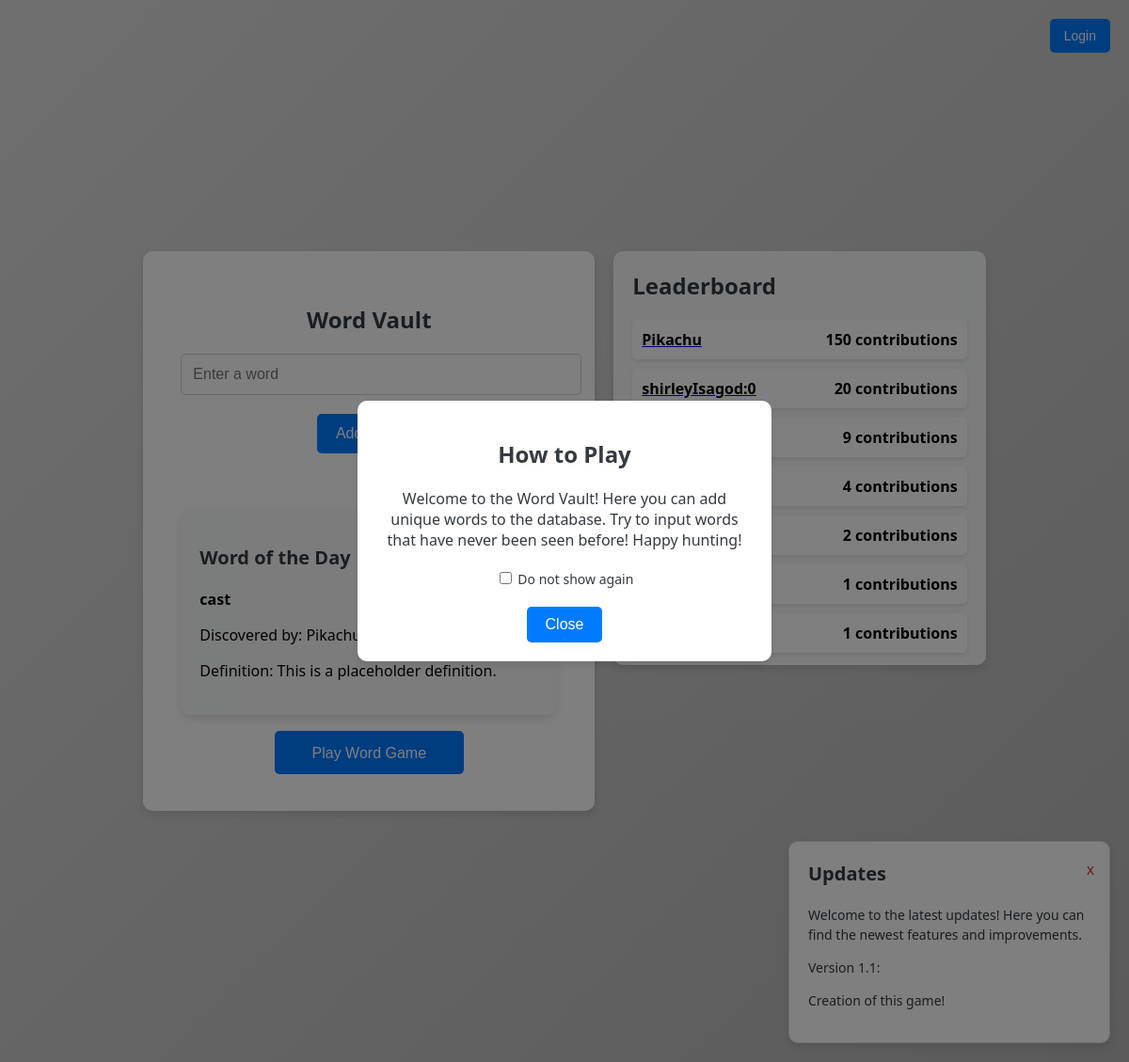
The page / on the database its author committed.
### app.py (models this page shows)
class User(UserMixin, db.Model):
    id = db.Column(db.Integer, primary_key=True)
    username = db.Column(db.String(150), unique=True, nullable=False)
    password = db.Column(db.String(150), nullable=False)
    contributions = db.Column(db.Text, nullable=True)
    date_joined = db.Column(db.DateTime, nullable=False, default=datetime.utcnow)
    word_coins = db.Column(db.Integer, nullable=False, default=0)
    achievements = db.Column(db.Text, nullable=True, default="")  # Ensure default value

### app.py (the view)
@app.route('/')
def index():
    users = User.query.all()
    leaderboard_data = sorted(users, key=lambda user: len(user.contributions.split(',')) if user.contributions else 0, reverse=True)
    word_of_the_day, discovered_by, definition = get_word_of_the_day()
    return render_template('index.html', leaderboard=leaderboard_data, word_of_the_day=word_of_the_day, discovered_by=discovered_by, definition=definition)

### app.py (called while the page is built)
def load_database():
    with open('words_database.json', 'r') as file:
        return json.load(file)

def get_word_definition(word):
    if word in definition_cache:
        return definition_cache[word]
    placeholder_definition = "This is a placeholder definition."
    definition_cache[word] = placeholder_definition
    return placeholder_definition

def get_word_of_the_day():
    database = load_database()
    if not database['words']:
        return None, None, None
    word = random.choice(database['words'])
    user = User.query.filter(User.contributions.like(f"%{word}%")).first()
    definition = get_word_definition(word)
    return word, user.username if user else "Unknown", definition

### templates/index.html (shortened to what this page needs)
<!DOCTYPE html>
<html>
<head>
    <link rel="stylesheet" type="text/css" href="{{ url_for('static', filename='styles.css') }}">
</head>
<body>
    <div class="login-wrapper">
        {% if current_user.is_authenticated %}
            <a href="{{ url_for('profile') }}" class="nav-link"><button class="nav-button">Profile</button></a>
            <a href="{{ url_for('shop') }}" class="nav-link"><button class="nav-button">Shop</button></a>
            <a href="{{ url_for('settings') }}" class="nav-link"><button class="nav-button">Settings</button></a>
            <a href="{{ url_for('search') }}" class="nav-link"><button class="nav-button">Search Users</button></a>
        {% else %}
            <a href="{{ url_for('login') }}" class="nav-link"><button class="nav-button">Login</button></a>
        {% endif %}
    </div>
    <div class="main-content">
        <div class="container">
            <h1>Word Vault</h1>
            <form id="wordForm">
                <input type="text" id="word" name="word" placeholder="Enter a word" autocomplete="off">
                <button class="button_class" type="submit">Add Word</button>
            </form>
            <div class="word-of-the-day">
                <h2>Word of the Day</h2>
                {% if word_of_the_day %}
                    <p><strong>{{ word_of_the_day }}</strong></p>
                    <p>Discovered by: {{ discovered_by }}</p>
                    <p>Definition: {{ definition }}</p>
                {% else %}
                    <p>No words available.</p>
                {% endif %}
            </div>
            <a href="{{ url_for('word_game') }}" class="button_class"><button class="button_class margin">Play Word Game</button></a>
        </div>
        <div class="leaderboard">
            <h2>Leaderboard</h2>
            <ul>
                {% for user in leaderboard %}
                    <li>
                        <a href="{{ url_for('user_profile', user_id=user.id) }}"><span>{{ user.username }}</span></a>
                        <span>{{ user.contributions.split(',')|length if user.contributions else 0 }} contributions</span>
                    </li>
                {% endfor %}
            </ul>
        </div>
    </div>
    <div id="updates" class="updates-tab">
        <div class="updates-content">
            <button id="closeUpdates" class="close-button">x</button>
            <h2>Updates</h2>
            <p>Welcome to the latest updates! Here you can find the newest features and improvements.</p>
            <p>Version 1.1:</p>
            <p>Creation of this game!</p>
        </div>
    </div>
    <div id="howToPlayPopup" class="popup">
        <div class="popup-content">
            <h2>How to Play</h2>
            <p>Welcome to the Word Vault! Here you can add unique words to the database. Try to input words that have never been seen before! Happy hunting!</p>
            <label>
                <input type="checkbox" id="doNotShowAgain"> Do not show again
            </label>
            <button id="closePopup">Close</button>
        </div>
    </div>
</body>
</html>

### static/styles.css (style rules this page uses)
body { font-family: 'Segoe UI', Tahoma, Geneva, Verdana, sans-serif; margin: 0; padding: 0; display: flex; justify-content: center; align-items: center; height: 100vh; }
.container { background-color: white; padding: 40px; border-radius: 10px; box-shadow: 0 4px 8px rgba(0, 0, 0, 0.1); max-width: 400px; width: 100%; text-align: center; position: relative; }
h1 { margin-bottom: 20px; font-size: 24px; color: #343a40; }
h2 { margin-bottom: 20px; font-size: 20px; color: #343a40; }
ul { list-style-type: none; padding: 0; }
li { margin-bottom: 10px; font-size: 16px; color: #343a40; }
input[type="text"], input[type="password"] { width: 100%; padding: 12px; margin-bottom: 20px; border: 1px solid #ced4da; border-radius: 5px; font-size: 16px; }
.button_class { padding: 12px 20px; background-color: #007bff; color: white; border: none; border-radius: 5px; font-size: 16px; cursor: pointer; transition: background-color 0.3s ease; }
.login-wrapper { position: absolute; top: 20px; right: 20px; display: flex; gap: 10px; }
.nav-link { text-decoration: none; }
.nav-button { display: inline-block; padding: 10px 15px; background-color: #007bff; color: white; border: none; border-radius: 5px; font-size: 14px; cursor: pointer; transition: background-color 0.3s ease; }
.main-content { display: flex; }
.leaderboard { margin-left: 20px; padding: 20px; background-color: #f8f9fa; border-radius: 10px; box-shadow: 0 4px 8px rgba(0, 0, 0, 0.1); max-height: 400px; overflow-y: auto; overflow-x: hidden; width: 400px; }
.leaderboard h2 { margin-top: 0; font-size: 24px; color: #343a40; }
.leaderboard ul { list-style-type: none; padding: 0; margin: 0; }
.leaderboard li { margin-bottom: 10px; padding: 10px; background-color: #ffffff; border-radius: 5px; box-shadow: 0 2px 4px rgba(0, 0, 0, 0.1); display: flex; justify-content: space-between; align-items: center; color: black; word-wrap: break-word; }
.leaderboard li span { font-weight: bold; color: #000000; }
.word-of-the-day { margin-top: 60px; padding: 20px; background-color: #f8f9fa; border-radius: 10px; box-shadow: 0 4px 8px rgba(0, 0, 0, 0.1); text-align: left; }
.popup { display: none; position: fixed; top: 0; left: 0; width: 100%; height: 100%; background-color: rgba(0, 0, 0, 0.5); justify-content: center; align-items: center; z-index: 1000; }
.popup-content { background-color: white; padding: 20px; border-radius: 10px; box-shadow: 0 4px 8px rgba(0, 0, 0, 0.1); text-align: center; max-width: 400px; width: 100%; }
.popup-content h2 { margin-bottom: 20px; font-size: 24px; color: #343a40; }
.popup-content p { margin-bottom: 20px; font-size: 16px; color: #343a40; }
.popup-content label { display: block; margin-bottom: 20px; font-size: 14px; color: #343a40; }
.popup-content button { padding: 10px 20px; background-color: #007bff; color: white; border: none; border-radius: 5px; font-size: 16px; cursor: pointer; transition: background-color 0.3s ease; }
.updates-tab { position: fixed; bottom: 20px; right: 20px; background-color: #ffffff; border-radius: 10px; box-shadow: 0 4px 8px rgba(0, 0, 0, 0.1); padding: 20px; width: 300px; z-index: 1000; border: 1px solid #ddd; }
.updates-content { position: relative; text-align: left; }
.close-button { position: absolute; top: 0px; right: -10px; background-color: transparent; color: #dc3545; border: none; font-size: 16px; cursor: pointer; transition: color 0.3s ease; }
.updates-content h2 { margin-top: 0; font-size: 20px; color: #343a40; }
.updates-content p { font-size: 14px; color: #343a40; line-height: 1.5; }
.margin { margin-top: 20px; }

### rows shown on the page
User: username "Pikachu", contributions.split|length "150"
User: username "shirleyIsagod:0", contributions.split|length "20"
User: contributions.split|length "9"
User: contributions.split|length "4"
User: contributions.split|length "2"
User: contributions.split|length "1"
User: contributions.split|length "1"

### other values the page prints
{{ word_of_the_day }} "cast"
{{ definition }} "This is a placeholder definition."
